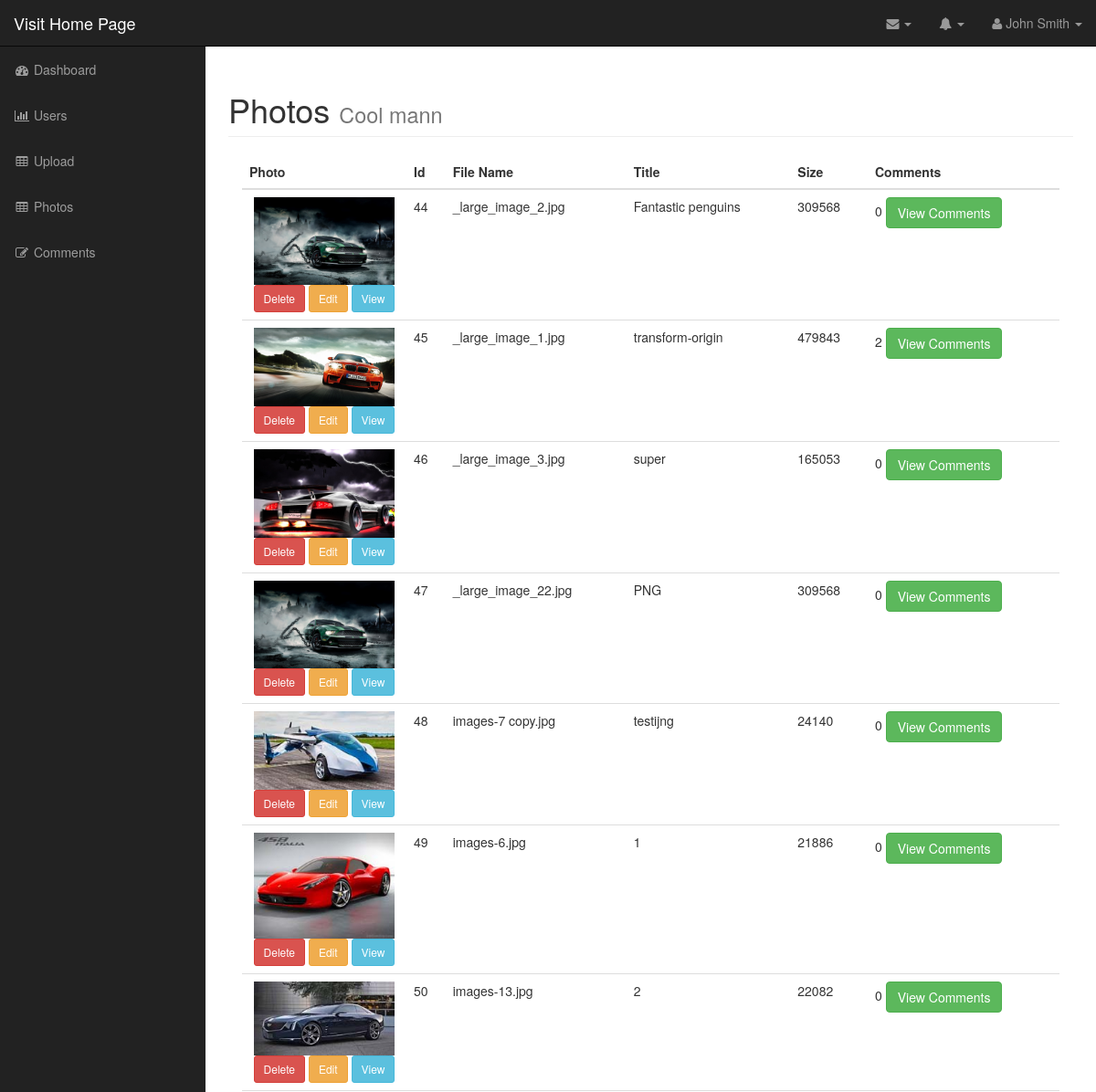
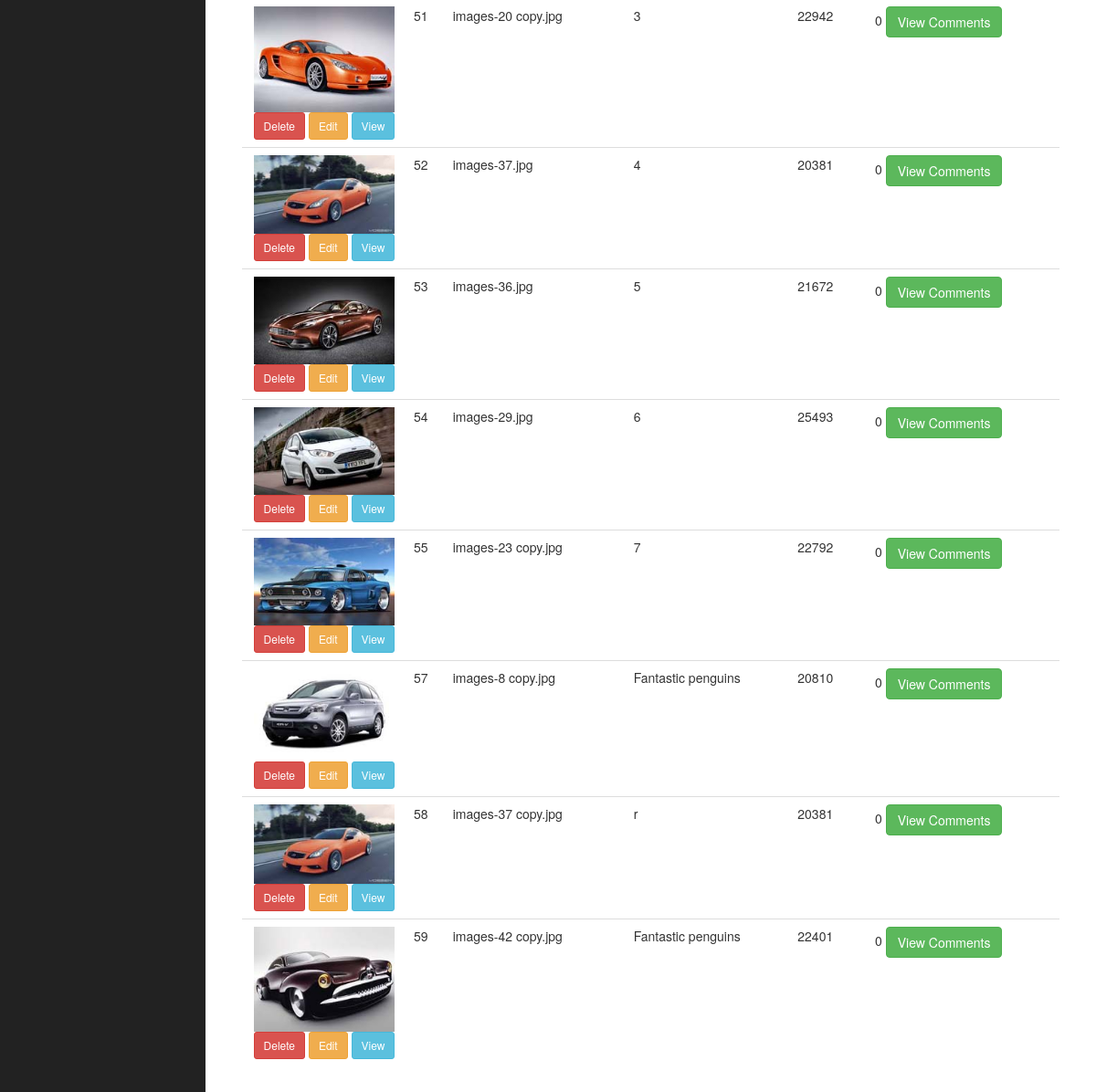
The page /admin/photos.php (signed in) on the database its author committed (2 pictures, top to bottom).
### tables this page shows
CREATE TABLE `photos` (
  `id` int(11) NOT NULL,
  `title` varchar(255) NOT NULL,
  `caption` varchar(255) NOT NULL,
  `description` text NOT NULL,
  `filename` varchar(255) NOT NULL,
  `alternate_text` varchar(255) NOT NULL,
  `type` varchar(255) NOT NULL,
  `size` int(11) NOT NULL
);

### admin/includes/database.php (called while the page is built, shortened)
<?php
class Database {
	public $connection;
	public function open_db_connection(){
		$this->connection  = new mysqli(DB_HOST, DB_USER, DB_PASS, DB_NAME);
	}
	public function query($sql){
			$result = $this->connection->query($sql);
			return $result;
	}
	public function escape_string($string){
		$escaped_string = $this->connection->real_escape_string($string);
		return $escaped_string;
	}
}
$database = new Database();
 ?>

### admin/includes/db_object.php (called while the page is built, shortened)
<?php
class Db_object {
protected static $db_table = "users";
public static function find_all(){
		return static::find_by_query("SELECT * from " . static::$db_table .  " ");
	}
public static function find_by_query($sql){
		global $database;
		$result_set = $database->query($sql);
		$the_object_array = array();
		while ($row = mysqli_fetch_array($result_set)) {
			$the_object_array[] = static::instantation($row);
		}
		return $the_object_array;
	}
	public static function instantation($the_record){
		$the_object = new $calling_class;
		foreach ($the_record as $the_attribute => $value) {
			if($the_object->has_the_attribute($the_attribute)){
				$the_object->$the_attribute = $value;
			}
		}
    return $the_object;
	}
	private function has_the_attribute($the_attribute){
		$object_properties = get_object_vars($this);
		return array_key_exists($the_attribute, $object_properties);
	}
}
 ?>

### admin/includes/photo.php (called while the page is built, shortened)
<?php
class Photo extends Db_object{
	public $filename;
	public $upload_directory = "images_photo";
public function picture_path(){
	return $this->upload_directory . DS . $this->filename;
}
}
?>

### admin/includes/comment.php (called while the page is built, shortened)
<?php
class Comment extends Db_object{
	protected static $db_table = "comments";
		public static function find_the_comments($photo_id=0){
			global $database;
			$sql = "SELECT * from " . self::$db_table;
			$sql .= " Where photo_id = " . $database->escape_string($photo_id);
			$sql .= " Order by photo_id ASC";
			return self::find_by_query($sql);
		}
	}
 ?>

### admin/photos.php (the view, shortened to what this page needs)
<?php include("includes/header.php"); ?>
<?php
$photos = Photo::find_all();
 ?>
        <nav class="navbar navbar-inverse navbar-fixed-top" role="navigation">
            <?php include("includes/top_nav.php"); ?>
            <?php include("includes/side_nav.php");?>
        </nav>
        <div id="page-wrapper">
           <div class="container-fluid">
                <div class="row">
                    <div class="col-lg-12">
                        <h1 class="page-header">
                            Photos
                            <small>Cool mann</small>
                        </h1>
                        <div class="col-md-12">
                            <table class="table table-hover">
                                <thead>
                                    <tr>
                                        <th>Photo</th>
                                        <th>Id</th>
                                        <th>File Name</th>
                                        <th>Title</th>
                                        <th>Size</th>
                                        <th>Comments</th>
                                    </tr>
                                </thead>
                                <tbody>
                    <?php foreach ($photos as $photo ): ?>
            <tr>
                <td style="width:180px" class="text-center">
                    <img src="<?php echo $photo->picture_path();?>" width="154" alt="">
                    <div class="actions_link ">
<a href="delete_photo.php?id=<?php echo $photo->id; ?>" class="btn btn-danger btn-sm delete_link">Delete</a>
                        <a href="edit_photo.php?id=<?php echo $photo->id; ?>" class="btn btn-sm btn-warning">Edit</a>
                        <a href="../photo.php?id=<?php echo $photo->id ?>" class="btn btn-info btn-sm ">View</a>
                    </div>
                </td>
                <td><?php echo $photo->id; ?></td>
                <td><?php echo $photo->filename; ?></td>
                <td><?php echo $photo->title; ?></td>
                <td><?php echo $photo->size; ?></td>
                <td><?php
                    $comments = Comment::find_the_comments($photo->id);
                     echo count($comments);
                 ?> <a class="btn btn-success" href="comment_photo.php?id=<?php echo $photo->id; ?>">View Comments</a></td>
            </tr>
                    <?php endforeach; ?>
                                </tbody>
                            </table>
                        </div>
                    </div>
                </div>
            </div>
        </div>
  <?php include("includes/footer.php"); ?>

### admin/includes/header.php (shortened to what this page needs)
<!DOCTYPE html>
<html lang="en">
<head>
    <link href="css/bootstrap.min.css" rel="stylesheet">
    <link href="css/sb-admin.css" rel="stylesheet">
    <link href="font-awesome/css/font-awesome.min.css" rel="stylesheet" type="text/css">
<link href="css/dropzone.min.css" rel="stylesheet">
<link href="css/styles.css" rel="stylesheet">
</head>
<body>
    <div id="wrapper">

### admin/includes/top_nav.php (shortened to what this page needs)
<div class="navbar-header">
                <a class="navbar-brand" href="../index.php">Visit Home Page</a>
            </div>
            <ul class="nav navbar-right top-nav">
                <li class="dropdown">
                    <a href="#" class="dropdown-toggle" data-toggle="dropdown"><i class="fa fa-envelope"></i> <b class="caret"></b></a>
                </li>
                <li class="dropdown">
                    <a href="#" class="dropdown-toggle" data-toggle="dropdown"><i class="fa fa-bell"></i> <b class="caret"></b></a>
                </li>
                <li class="dropdown">
                    <a href="#" class="dropdown-toggle" data-toggle="dropdown"><i class="fa fa-user"></i> John Smith <b class="caret"></b></a>
                </li>
            </ul>

### admin/includes/side_nav.php
<div class="collapse navbar-collapse navbar-ex1-collapse">
                <ul class="nav navbar-nav side-nav">
                    <li>
                        <a href="index.php"><i class="fa fa-fw fa-dashboard"></i> Dashboard</a>
                    </li>
                    <li>
                        <a href="users.php"><i class="fa fa-fw fa-bar-chart-o"></i> Users</a>
                    </li>
                    <li>
                        <a href="upload.php"><i class="fa fa-fw fa-table"></i> Upload</a>
                    </li>
                    <li>
                        <a href="photos.php"><i class="fa fa-fw fa-table"></i> Photos</a>
                    </li>
                    <li>
                        <a href="comments.php"><i class="fa fa-fw fa-edit"></i> Comments</a>
                    </li>
                </ul>
            </div>

### admin/includes/footer.php (shortened to what this page needs)
  </div>
</body>
</html>

### admin/css/sb-admin.css (style rules this page uses)
body { margin-top: 100px; background-color: #222; }
@media (min-width:768px) { body { margin-top: 50px; } }
#wrapper { padding-left: 0; }
#page-wrapper { width: 100%; padding: 0; background-color: #fff; }
@media (min-width:768px) { #wrapper { padding-left: 225px; } }
@media (min-width:768px) { #page-wrapper { padding: 10px; } }
.top-nav { padding: 0 15px; }
.top-nav>li { display: inline-block; float: left; }
.top-nav>li>a { padding-top: 15px; padding-bottom: 15px; line-height: 20px; color: #999; }
@media (min-width:768px) { .side-nav { position: fixed; top: 51px; left: 225px; width: 225px; margin-left: -225px; border: none; border-radius: 0; overflow-y: auto; background-color: #222; } }
@media (min-width:768px) { .side-nav>li>a { width: 225px; } }

### rows shown on the page
photos: filename (picture), id "44", filename "_large_image_2.jpg", title "Fantastic penguins", size "309568", count($comments) "0"
photos: filename (picture), id "45", filename "_large_image_1.jpg", title "transform-origin", size "479843", count($comments) "2"
photos: filename (picture), id "46", filename "_large_image_3.jpg", title "super", size "165053", count($comments) "0"
photos: filename (picture), id "47", filename "_large_image_22.jpg", title "PNG", size "309568", count($comments) "0"
photos: filename (picture), id "48", filename "images-7 copy.jpg", title "testijng", size "24140", count($comments) "0"
photos: filename (picture), id "49", filename "images-6.jpg", title "1", size "21886", count($comments) "0"
photos: filename (picture), id "50", filename "images-13.jpg", title "2", size "22082", count($comments) "0"
photos: filename (picture), id "51", filename "images-20 copy.jpg", title "3", size "22942", count($comments) "0"
photos: filename (picture), id "52", filename "images-37.jpg", title "4", size "20381", count($comments) "0"
photos: filename (picture), id "53", filename "images-36.jpg", title "5", size "21672", count($comments) "0"
photos: filename (picture), id "54", filename "images-29.jpg", title "6", size "25493", count($comments) "0"
photos: filename (picture), id "55", filename "images-23 copy.jpg", title "7", size "22792", count($comments) "0"
photos: filename (picture), id "57", filename "images-8 copy.jpg", title "Fantastic penguins", size "20810", count($comments) "0"
photos: filename (picture), id "58", filename "images-37 copy.jpg", title "r", size "20381", count($comments) "0"
photos: filename (picture), id "59", filename "images-42 copy.jpg", title "Fantastic penguins", size "22401", count($comments) "0"
